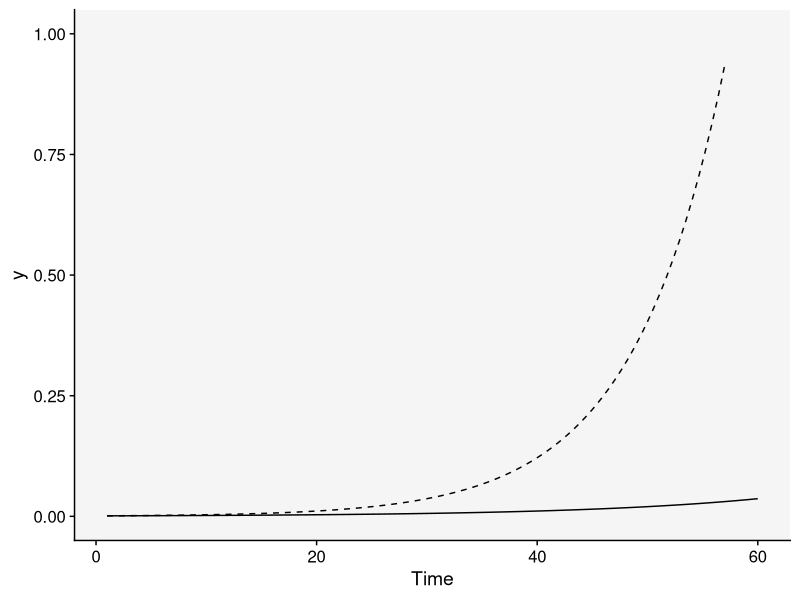
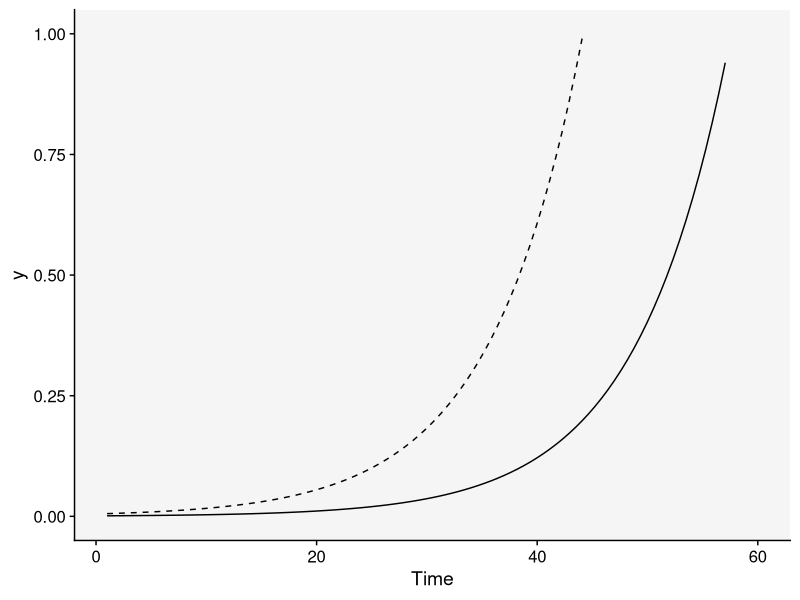
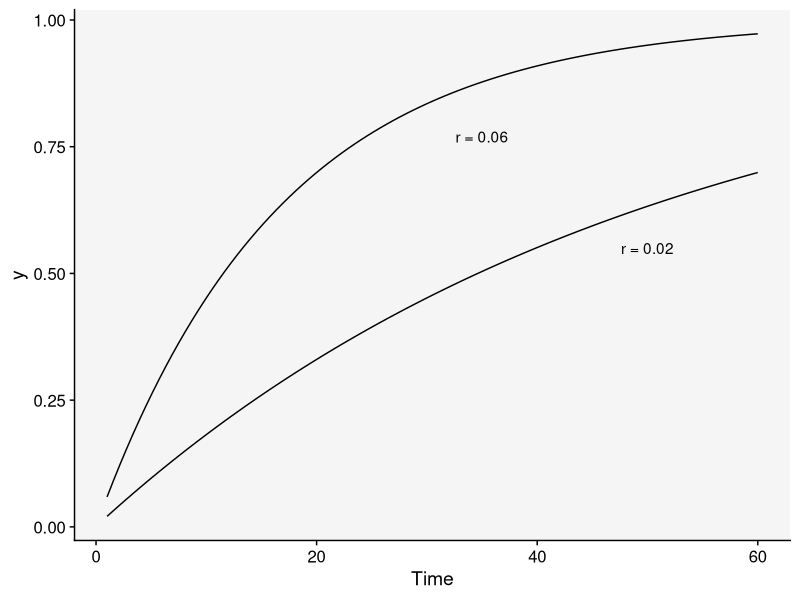
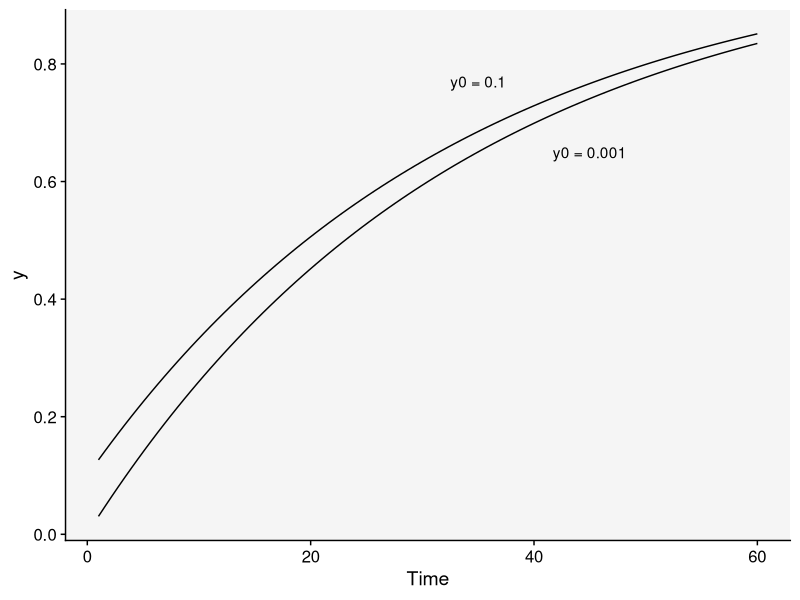
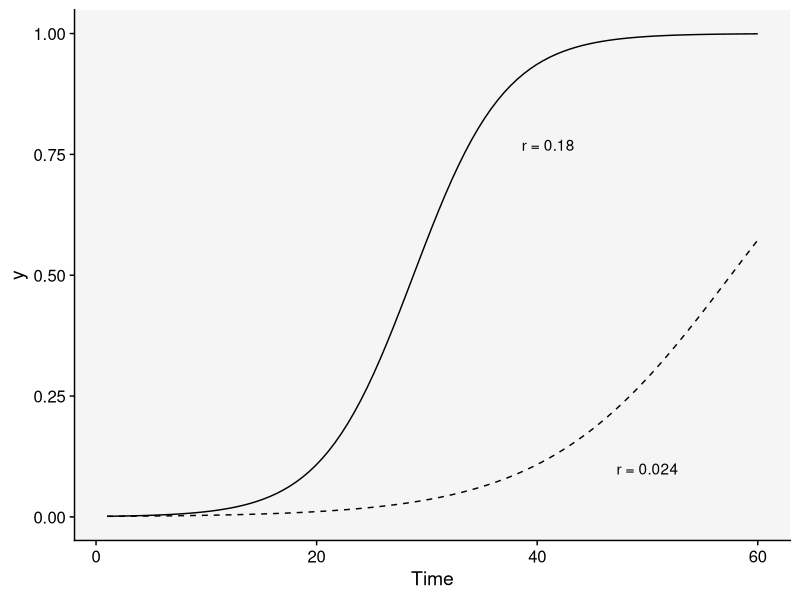
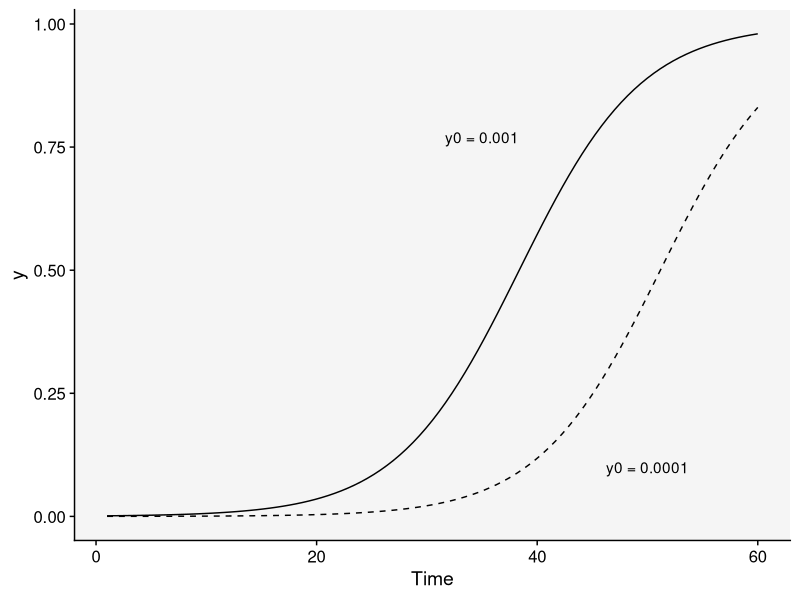
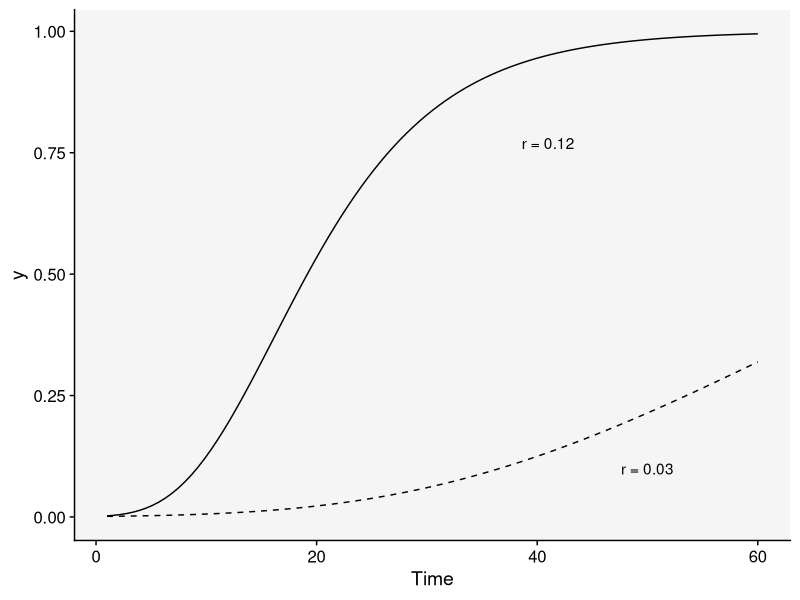
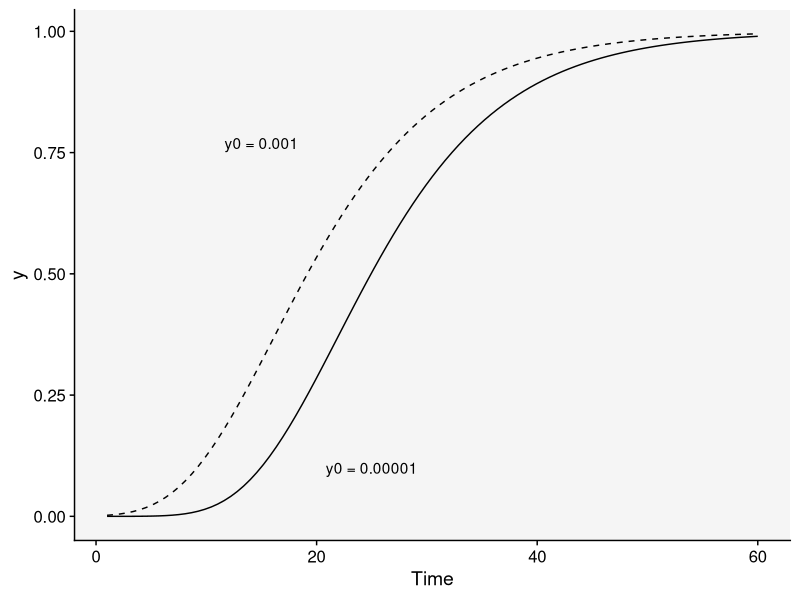

Source code (R) for these figures, in order:
## ---- chunk 1
#| warning: false
#| message: false

library(tidyverse) # essential packages 
library(cowplot)
theme_set(theme_half_open(font_size = 16)) # set global theme

## ---- chunk 2
y0 <- 0.001 
r <- 0.06 
tmax <- 60 # maximum duration t of the epidemics
dat <- data.frame(t = seq(1:tmax), y = seq(0:1)) # define the axes
## ---- chunk 3
#| warning: false
#| label: fig-exp1
#| fig-cap: "Exponential curves with two rates of infection (0.06 and 0.12) and the same initial inoculum (0.001) " 

dat |>
  ggplot(aes(t, y)) +
  stat_function(fun = function(t) y0 * exp(r * t), linetype = 1) +
  stat_function(fun = function(t) y0 * exp(r * 2 * t), linetype = 2) +
  ylim(0, 1) +
  theme_half_open() +
  theme(panel.background = element_rect(fill = "gray96"))+
  labs(x = "Time")

## ---- chunk 4
#| warning: false
#| label: fig-exp2
#| fig-cap: "Exponential curves with the same rate of infection (0.12) and single and five times the initial inoculum (0.001)" 
dat |>
  ggplot(aes(t, y)) +
  stat_function(fun = function(t) y0 * exp(r * 2 * t), linetype = 1) +
  stat_function(fun = function(t) y0 * 5 * exp(r * 2 * t), linetype = 2) +
  ylim(0, 1) +
  theme_half_open() +
  theme(panel.background = element_rect(fill = "gray96"))+
  labs(x = "Time")

## ---- chunk 5
#| warning: false
#| label: fig-mono1
#| fig-cap: "Monomolecular curves with two rates of infection (0.06 and 0.02) and the same initial inoculum (0.001) " 
dat |>
  ggplot(aes(t, y)) +
  stat_function(fun = function(t) 1 - ((1 - y0) * exp(-r * t))) +
  stat_function(fun = function(t) 1 - ((1 - y0) * exp(-(r / 3) * t))) +
  labs(x = "Time") +
 theme_half_open() +
  theme(panel.background = element_rect(fill = "gray96"))+
  annotate(geom = "text", x = 35, y = 0.77, label = "r = 0.06") +
  annotate(geom = "text", x = 50, y = 0.55, label = "r = 0.02")
## ---- chunk 6
#| warning: false
#| label: fig-mono2
#| fig-cap: "Monomolecular curves with one rate (0.06) and the  initial inoculum increased 100 times"
dat |>
  ggplot(aes(t, y)) +
  stat_function(fun = function(t) 1 - ((1 - y0) * exp(-r / 2 * t))) +
  stat_function(fun = function(t) 1 - ((1 - (y0 * 100)) * exp(-r / 2 * t))) +
  theme_half_open() +
  theme(panel.background = element_rect(fill = "gray96"))+
  labs(x = "Time") +
  annotate(geom = "text", x = 35, y = 0.77, label = "y0 = 0.1") +
  annotate(geom = "text", x = 45, y = 0.65, label = "y0 = 0.001")

## ---- chunk 7
#| warning: false
#| label: fig-log1
#| fig-cap: "Logistic curves with two rates of infection (0.18 and 0.024) and the same initial inoculum (0.001) "
dat |>
  ggplot(aes(t, y)) +
  stat_function(
    linetype = 2,
    fun = function(t) 1 / (1 + ((1 - y0) / y0) * exp(-r * 2 * t))
  ) +
  stat_function(fun = function(t) 1 / (1 + ((1 - y0) / y0) * exp(-r * 4 * t))) +
  labs(x = "Time") +
theme_half_open() +
  theme(panel.background = element_rect(fill = "gray96"))+
  annotate(geom = "text", x = 41, y = 0.77, label = "r = 0.18") +
  annotate(geom = "text", x = 50, y = 0.10, label = "r = 0.024")
## ---- chunk 8
#| warning: false
#| label: fig-log2
#| fig-cap: "Logistic curves with a single rate of infection (0.24) and two initial inoculum (0.001 and 0.0001) "
dat |>
  ggplot(aes(t, y)) +
  stat_function(
    linetype = 2,
    fun = function(t) 1 / (1 + ((1 - (y0 / 10)) / (y0 / 10)) * exp(-r * 3 * t))
  ) +
  stat_function(fun = function(t) 1 / (1 + ((1 - y0) / y0) * exp(-r * 3 * t))) +
  labs(x = "Time") +
 theme_half_open() +
  theme(panel.background = element_rect(fill = "gray96"))+
  annotate(geom = "text", x = 35, y = 0.77, label = "y0 = 0.001") +
  annotate(geom = "text", x = 50, y = 0.10, label = "y0 = 0.0001")


## ---- chunk 9
#| warning: false
#| label: fig-gomp1
#| fig-cap: "Gompertz curves with two rates of infection (0.12 and 0.03) and the same initial inoculum (0.001)"
dat |>
  ggplot(aes(t, y)) +
  stat_function(
    linetype = 2,
    fun = function(t) exp(log(y0) * exp(-r/2 * t))
  ) +
  stat_function(fun = function(t) exp(log(y0) * exp(-r*2 * t))) +
  labs(x = "Time") +
 theme_half_open() +
  theme(panel.background = element_rect(fill = "gray96"))+
  annotate(geom = "text", x = 41, y = 0.77, label = "r = 0.12") +
  annotate(geom = "text", x = 50, y = 0.10, label = "r = 0.03")
## ---- chunk 10
#| warning: false
#| label: fig-gomp2
#| fig-cap: "Gompertz curves with a single rate of infection (0.12) and two levels of initial inoculum (0.001 and 0.00001)"
dat |>
  ggplot(aes(t, y)) +
  stat_function(
    linetype = 2,
    fun = function(t) exp(log(y0) * exp(-r*2 * t))
  ) +
  stat_function(fun = function(t) exp(log(y0/1000) * exp(-r*2 * t))) +
  labs(x = "Time") +
 theme_half_open() +
  theme(panel.background = element_rect(fill = "gray96"))+
  annotate(geom = "text", x = 15, y = 0.77, label = "y0 = 0.001") +
  annotate(geom = "text", x = 25, y = 0.10, label = "y0 = 0.00001")



